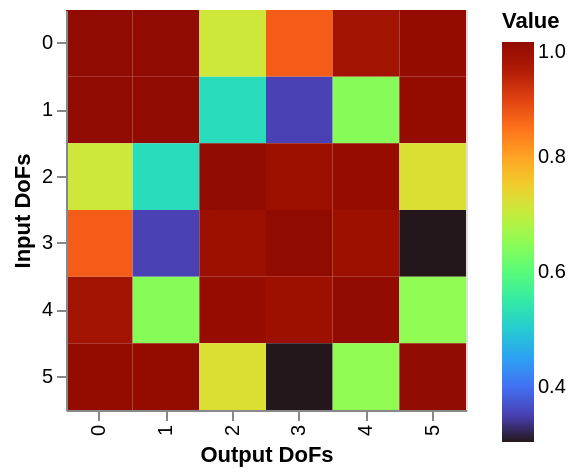

The notebook cell saved with this chart:
### Code cell
pyfbs.display.imshow(coh_crit)

### Figure 1 — Vega-Lite specification as saved in the notebook (floating-point values rounded to 4 significant figures)
{"config": {"view": {"continuousWidth": 300, "continuousHeight": 300}}, "data": {"name": "data-3667abd41196f373c712484a8edd5e70"}, "mark": {"type": "rect"}, "encoding": {"color": {"field": "rec", "legend": {"title": "Value"}, "scale": {"scheme": "turbo"}, "type": "quantitative"}, "tooltip": [{"field": "rec", "format": ".3f", "title": "Value", "type": "quantitative"}], "x": {"axis": {"title": "Output DoFs"}, "field": "x", "type": "ordinal"}, "y": {"axis": {"title": "Input DoFs"}, "field": "y", "type": "ordinal"}}, "height": 200, "title": "", "width": 200, "$schema": "https://vega.github.io/schema/vega-lite/v6.1.0.json", "datasets": {"data-3667abd41196f373c712484a8edd5e70": [{"x": 0, "y": 0, "rec": 1.0}, {"x": 1, "y": 0, "rec": 0.9979}, {"x": 2, "y": 0, "rec": 0.7117}, {"x": 3, "y": 0, "rec": 0.8723}, {"x": 4, "y": 0, "rec": 0.9671}, {"x": 5, "y": 0, "rec": 0.991}, {"x": 0, "y": 1, "rec": 0.9979}, {"x": 1, "y": 1, "rec": 1.0}, {"x": 2, "y": 1, "rec": 0.5253}, {"x": 3, "y": 1, "rec": 0.3514}, {"x": 4, "y": 1, "rec": 0.6448}, {"x": 5, "y": 1, "rec": 0.9906}, {"x": 0, "y": 2, "rec": 0.7117}, {"x": 1, "y": 2, "rec": 0.5253}, {"x": 2, "y": 2, "rec": 1.0}, {"x": 3, "y": 2, "rec": 0.978}, {"x": 4, "y": 2, "rec": 0.9864}, {"x": 5, "y": 2, "rec": 0.7259}, {"x": 0, "y": 3, "rec": 0.8723}, {"x": 1, "y": 3, "rec": 0.3514}, {"x": 2, "y": 3, "rec": 0.978}, {"x": 3, "y": 3, "rec": 1.0}, {"x": 4, "y": 3, "rec": 0.9754}, {"x": 5, "y": 3, "rec": 0.3044}, {"x": 0, "y": 4, "rec": 0.9671}, {"x": 1, "y": 4, "rec": 0.6448}, {"x": 2, "y": 4, "rec": 0.9864}, {"x": 3, "y": 4, "rec": 0.9754}, {"x": 4, "y": 4, "rec": 1.0}, {"x": 5, "y": 4, "rec": 0.6532}, {"x": 0, "y": 5, "rec": 0.991}, {"x": 1, "y": 5, "rec": 0.9906}, {"x": 2, "y": 5, "rec": 0.7259}, {"x": 3, "y": 5, "rec": 0.3044}, {"x": 4, "y": 5, "rec": 0.6532}, {"x": 5, "y": 5, "rec": 1.0}]}}
